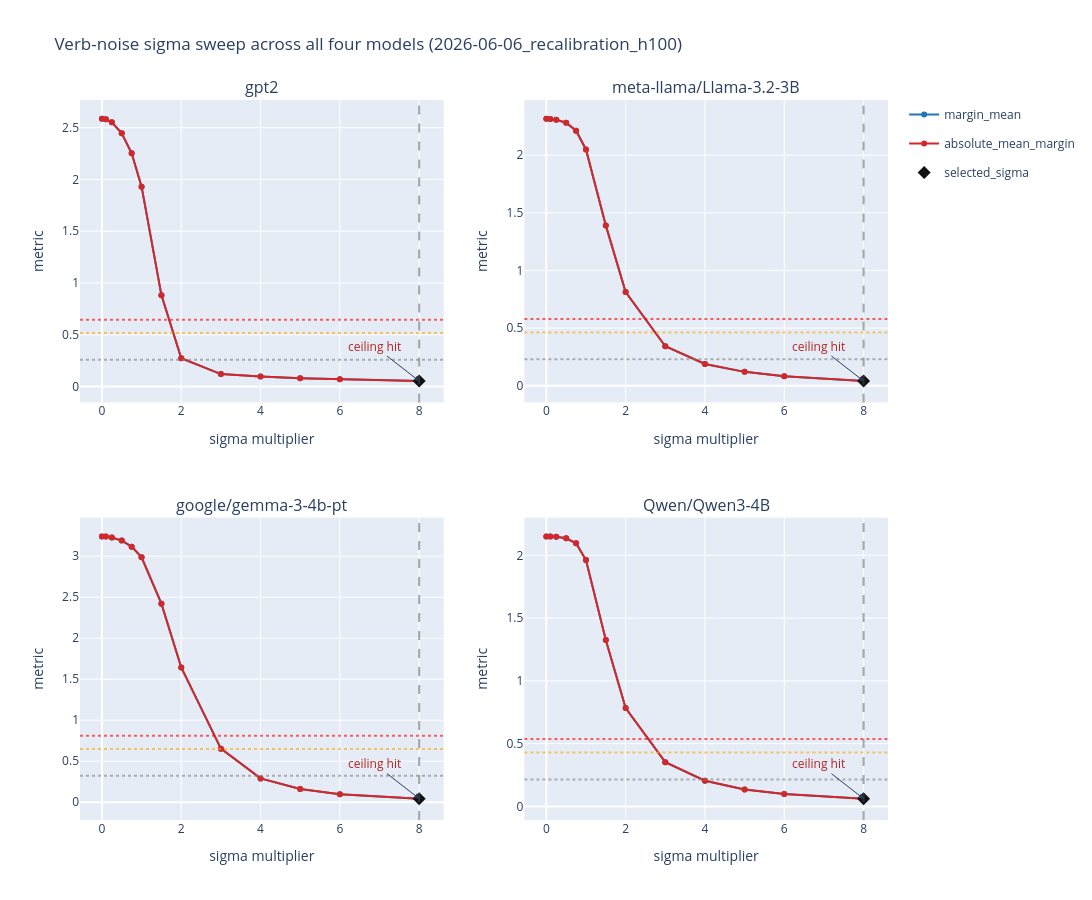

The code cell stored with this chart in its notebook:
### Code cell
subplot_titles = [canonical_model_name(name) for name in MODEL_NAMES]
fig = make_subplots(
    rows=2,
    cols=2,
    subplot_titles=subplot_titles,
    horizontal_spacing=0.10,
    vertical_spacing=0.16,
)

for idx, model_name in enumerate(subplot_titles):
    row = idx // 2 + 1
    col = idx % 2 + 1
    item = model_results[model_name]
    sweep_df = item["sweep_df"].sort_values("sigma_multiplier").reset_index(drop=True)
    selected = item["selected"]
    original_abs_margin = float(item["original_absolute_margin_mean"])
    sweep_max_multiplier = float(sweep_df["sigma_multiplier"].max())
    selected_at_sweep_ceiling = abs(float(selected["sigma_multiplier"]) - sweep_max_multiplier) < 1e-12

    fig.add_trace(
        go.Scatter(
            x=sweep_df["sigma_multiplier"],
            y=sweep_df["margin_mean"],
            mode="lines+markers",
            name="margin_mean",
            legendgroup="margin_mean",
            showlegend=(idx == 0),
            line=dict(color="#1f77b4"),
        ),
        row=row,
        col=col,
    )
    fig.add_trace(
        go.Scatter(
            x=sweep_df["sigma_multiplier"],
            y=sweep_df["absolute_mean_margin"],
            mode="lines+markers",
            name="absolute_mean_margin",
            legendgroup="absolute_mean_margin",
            showlegend=(idx == 0),
            line=dict(color="#d62728"),
        ),
        row=row,
        col=col,
    )
    fig.add_trace(
        go.Scatter(
            x=[selected["sigma_multiplier"]],
            y=[float(selected.get("absolute_mean_margin", abs(selected["margin_mean"])))],
            mode="markers",
            name="selected_sigma",
            legendgroup="selected_sigma",
            showlegend=(idx == 0),
            marker=dict(color="#111111", size=10, symbol="diamond"),
            customdata=[[selected["sigma"], selected["margin_mean"]]],
            hovertemplate="selected multiplier=%{x}<br>selected sigma=%{customdata[0]:.4g}<br>abs margin=%{y:.4g}<br>margin=%{customdata[1]:.4g}<extra></extra>",
        ),
        row=row,
        col=col,
    )

    fig.add_vline(
        x=sweep_max_multiplier,
        line_dash="dash",
        line_color="#555555",
        opacity=0.5,
        row=row,
        col=col,
    )

    for fraction, color in ((0.10, "gray"), (0.20, "orange"), (0.25, "red")):
        fig.add_hline(
            y=original_abs_margin * fraction,
            line_dash="dot",
            line_color=color,
            opacity=0.6,
            row=row,
            col=col,
        )

    if selected_at_sweep_ceiling:
        fig.add_annotation(
            x=sweep_max_multiplier,
            y=float(selected.get("absolute_mean_margin", abs(selected["margin_mean"]))),
            text="ceiling hit",
            showarrow=True,
            arrowhead=2,
            ax=-45,
            ay=-35,
            font=dict(color="#b22222"),
            row=row,
            col=col,
        )

    fig.update_xaxes(title_text="sigma multiplier", row=row, col=col)
    fig.update_yaxes(title_text="metric", row=row, col=col)

fig.update_layout(
    title=f"Verb-noise sigma sweep across all four models ({resolved_day})",
    height=900,
    width=1200,
)
fig.show()

### Figure 1 — Plotly figure (JSON) as saved in the notebook; plotly's stock layout.template omitted (floating-point values rounded to 4 significant figures)
{"data": [{"legendgroup": "margin_mean", "line": {"color": "#1f77b4"}, "mode": "lines+markers", "name": "margin_mean", "showlegend": true, "type": "scatter", "x": [0.0, 0.1, 0.25, 0.5, 0.75, 1.0, 1.5, 2.0, 3.0, 4.0, 5.0, 6.0, 8.0], "xaxis": "x", "y": [2.585, 2.581, 2.553, 2.446, 2.253, 1.93, 0.8831, 0.2733, 0.1205, 0.09644, 0.08011, 0.07055, 0.05343], "yaxis": "y"}, {"legendgroup": "absolute_mean_margin", "line": {"color": "#d62728"}, "mode": "lines+markers", "name": "absolute_mean_margin", "showlegend": true, "type": "scatter", "x": [0.0, 0.1, 0.25, 0.5, 0.75, 1.0, 1.5, 2.0, 3.0, 4.0, 5.0, 6.0, 8.0], "xaxis": "x", "y": [2.585, 2.581, 2.553, 2.446, 2.253, 1.93, 0.8831, 0.2733, 0.1205, 0.09644, 0.08011, 0.07055, 0.05343], "yaxis": "y"}, {"customdata": [[1.589, 0.05343]], "hovertemplate": "selected multiplier=%{x}<br>selected sigma=%{customdata[0]:.4g}<br>abs margin=%{y:.4g}<br>margin=%{customdata[1]:.4g}<extra></extra>", "legendgroup": "selected_sigma", "marker": {"color": "#111111", "size": 10, "symbol": "diamond"}, "mode": "markers", "name": "selected_sigma", "showlegend": true, "type": "scatter", "x": [8], "xaxis": "x", "y": [0.05343], "yaxis": "y"}, {"legendgroup": "margin_mean", "line": {"color": "#1f77b4"}, "mode": "lines+markers", "name": "margin_mean", "showlegend": false, "type": "scatter", "x": [0.0, 0.1, 0.25, 0.5, 0.75, 1.0, 1.5, 2.0, 3.0, 4.0, 5.0, 6.0, 8.0], "xaxis": "x2", "y": [2.314, 2.312, 2.306, 2.28, 2.212, 2.049, 1.391, 0.8131, 0.3432, 0.1893, 0.1212, 0.08316, 0.04172], "yaxis": "y2"}, {"legendgroup": "absolute_mean_margin", "line": {"color": "#d62728"}, "mode": "lines+markers", "name": "absolute_mean_margin", "showlegend": false, "type": "scatter", "x": [0.0, 0.1, 0.25, 0.5, 0.75, 1.0, 1.5, 2.0, 3.0, 4.0, 5.0, 6.0, 8.0], "xaxis": "x2", "y": [2.314, 2.312, 2.306, 2.28, 2.212, 2.049, 1.391, 0.8131, 0.3432, 0.1893, 0.1212, 0.08316, 0.04172], "yaxis": "y2"}, {"customdata": [[0.1665, 0.04172]], "hovertemplate": "selected multiplier=%{x}<br>selected sigma=%{customdata[0]:.4g}<br>abs margin=%{y:.4g}<br>margin=%{customdata[1]:.4g}<extra></extra>", "legendgroup": "selected_sigma", "marker": {"color": "#111111", "size": 10, "symbol": "diamond"}, "mode": "markers", "name": "selected_sigma", "showlegend": false, "type": "scatter", "x": [8], "xaxis": "x2", "y": [0.04172], "yaxis": "y2"}, {"legendgroup": "margin_mean", "line": {"color": "#1f77b4"}, "mode": "lines+markers", "name": "margin_mean", "showlegend": false, "type": "scatter", "x": [0.0, 0.1, 0.25, 0.5, 0.75, 1.0, 1.5, 2.0, 3.0, 4.0, 5.0, 6.0, 8.0], "xaxis": "x3", "y": [3.241, 3.239, 3.229, 3.191, 3.117, 2.987, 2.421, 1.644, 0.6534, 0.2905, 0.1622, 0.09868, 0.04375], "yaxis": "y3"}, {"legendgroup": "absolute_mean_margin", "line": {"color": "#d62728"}, "mode": "lines+markers", "name": "absolute_mean_margin", "showlegend": false, "type": "scatter", "x": [0.0, 0.1, 0.25, 0.5, 0.75, 1.0, 1.5, 2.0, 3.0, 4.0, 5.0, 6.0, 8.0], "xaxis": "x3", "y": [3.241, 3.239, 3.229, 3.191, 3.117, 2.987, 2.421, 1.644, 0.6534, 0.2905, 0.1622, 0.09868, 0.04375], "yaxis": "y3"}, {"customdata": [[7.78, 0.04375]], "hovertemplate": "selected multiplier=%{x}<br>selected sigma=%{customdata[0]:.4g}<br>abs margin=%{y:.4g}<br>margin=%{customdata[1]:.4g}<extra></extra>", "legendgroup": "selected_sigma", "marker": {"color": "#111111", "size": 10, "symbol": "diamond"}, "mode": "markers", "name": "selected_sigma", "showlegend": false, "type": "scatter", "x": [8], "xaxis": "x3", "y": [0.04375], "yaxis": "y3"}, {"legendgroup": "margin_mean", "line": {"color": "#1f77b4"}, "mode": "lines+markers", "name": "margin_mean", "showlegend": false, "type": "scatter", "x": [0.0, 0.1, 0.25, 0.5, 0.75, 1.0, 1.5, 2.0, 3.0, 4.0, 5.0, 6.0, 8.0], "xaxis": "x4", "y": [2.15, 2.15, 2.148, 2.135, 2.095, 1.962, 1.326, 0.784, 0.3519, 0.2045, 0.1353, 0.09946, 0.06178], "yaxis": "y4"}, {"legendgroup": "absolute_mean_margin", "line": {"color": "#d62728"}, "mode": "lines+markers", "name": "absolute_mean_margin", "showlegend": false, "type": "scatter", "x": [0.0, 0.1, 0.25, 0.5, 0.75, 1.0, 1.5, 2.0, 3.0, 4.0, 5.0, 6.0, 8.0], "xaxis": "x4", "y": [2.15, 2.15, 2.148, 2.135, 2.095, 1.962, 1.326, 0.784, 0.3519, 0.2045, 0.1353, 0.09946, 0.06178], "yaxis": "y4"}, {"customdata": [[0.1751, 0.06178]], "hovertemplate": "selected multiplier=%{x}<br>selected sigma=%{customdata[0]:.4g}<br>abs margin=%{y:.4g}<br>margin=%{customdata[1]:.4g}<extra></extra>", "legendgroup": "selected_sigma", "marker": {"color": "#111111", "size": 10, "symbol": "diamond"}, "mode": "markers", "name": "selected_sigma", "showlegend": false, "type": "scatter", "x": [8], "xaxis": "x4", "y": [0.06178], "yaxis": "y4"}], "layout": {"annotations": [{"font": {"size": 16}, "showarrow": false, "text": "gpt2", "x": 0.225, "xanchor": "center", "xref": "paper", "y": 1, "yanchor": "bottom", "yref": "paper"}, {"font": {"size": 16}, "showarrow": false, "text": "meta-llama/Llama-3.2-3B", "x": 0.775, "xanchor": "center", "xref": "paper", "y": 1, "yanchor": "bottom", "yref": "paper"}, {"font": {"size": 16}, "showarrow": false, "text": "google/gemma-3-4b-pt", "x": 0.225, "xanchor": "center", "xref": "paper", "y": 0.42, "yanchor": "bottom", "yref": "paper"}, {"font": {"size": 16}, "showarrow": false, "text": "Qwen/Qwen3-4B", "x": 0.775, "xanchor": "center", "xref": "paper", "y": 0.42, "yanchor": "bottom", "yref": "paper"}, {"arrowhead": 2, "ax": -45, "ay": -35, "font": {"color": "#b22222"}, "showarrow": true, "text": "ceiling hit", "x": 8, "xref": "x", "y": 0.05343, "yref": "y"}, {"arrowhead": 2, "ax": -45, "ay": -35, "font": {"color": "#b22222"}, "showarrow": true, "text": "ceiling hit", "x": 8, "xref": "x2", "y": 0.04172, "yref": "y2"}, {"arrowhead": 2, "ax": -45, "ay": -35, "font": {"color": "#b22222"}, "showarrow": true, "text": "ceiling hit", "x": 8, "xref": "x3", "y": 0.04375, "yref": "y3"}, {"arrowhead": 2, "ax": -45, "ay": -35, "font": {"color": "#b22222"}, "showarrow": true, "text": "ceiling hit", "x": 8, "xref": "x4", "y": 0.06178, "yref": "y4"}], "height": 900, "shapes": [{"line": {"color": "#555555", "dash": "dash"}, "opacity": 0.5, "type": "line", "x0": 8, "x1": 8, "xref": "x", "y0": 0, "y1": 1, "yref": "y domain"}, {"line": {"color": "gray", "dash": "dot"}, "opacity": 0.6, "type": "line", "x0": 0, "x1": 1, "xref": "x domain", "y0": 0.2585, "y1": 0.2585, "yref": "y"}, {"line": {"color": "orange", "dash": "dot"}, "opacity": 0.6, "type": "line", "x0": 0, "x1": 1, "xref": "x domain", "y0": 0.5171, "y1": 0.5171, "yref": "y"}, {"line": {"color": "red", "dash": "dot"}, "opacity": 0.6, "type": "line", "x0": 0, "x1": 1, "xref": "x domain", "y0": 0.6463, "y1": 0.6463, "yref": "y"}, {"line": {"color": "#555555", "dash": "dash"}, "opacity": 0.5, "type": "line", "x0": 8, "x1": 8, "xref": "x2", "y0": 0, "y1": 1, "yref": "y2 domain"}, {"line": {"color": "gray", "dash": "dot"}, "opacity": 0.6, "type": "line", "x0": 0, "x1": 1, "xref": "x2 domain", "y0": 0.2314, "y1": 0.2314, "yref": "y2"}, {"line": {"color": "orange", "dash": "dot"}, "opacity": 0.6, "type": "line", "x0": 0, "x1": 1, "xref": "x2 domain", "y0": 0.4628, "y1": 0.4628, "yref": "y2"}, {"line": {"color": "red", "dash": "dot"}, "opacity": 0.6, "type": "line", "x0": 0, "x1": 1, "xref": "x2 domain", "y0": 0.5784, "y1": 0.5784, "yref": "y2"}, {"line": {"color": "#555555", "dash": "dash"}, "opacity": 0.5, "type": "line", "x0": 8, "x1": 8, "xref": "x3", "y0": 0, "y1": 1, "yref": "y3 domain"}, {"line": {"color": "gray", "dash": "dot"}, "opacity": 0.6, "type": "line", "x0": 0, "x1": 1, "xref": "x3 domain", "y0": 0.3241, "y1": 0.3241, "yref": "y3"}, {"line": {"color": "orange", "dash": "dot"}, "opacity": 0.6, "type": "line", "x0": 0, "x1": 1, "xref": "x3 domain", "y0": 0.6483, "y1": 0.6483, "yref": "y3"}, {"line": {"color": "red", "dash": "dot"}, "opacity": 0.6, "type": "line", "x0": 0, "x1": 1, "xref": "x3 domain", "y0": 0.8103, "y1": 0.8103, "yref": "y3"}, {"line": {"color": "#555555", "dash": "dash"}, "opacity": 0.5, "type": "line", "x0": 8, "x1": 8, "xref": "x4", "y0": 0, "y1": 1, "yref": "y4 domain"}, {"line": {"color": "gray", "dash": "dot"}, "opacity": 0.6, "type": "line", "x0": 0, "x1": 1, "xref": "x4 domain", "y0": 0.215, "y1": 0.215, "yref": "y4"}, {"line": {"color": "orange", "dash": "dot"}, "opacity": 0.6, "type": "line", "x0": 0, "x1": 1, "xref": "x4 domain", "y0": 0.43, "y1": 0.43, "yref": "y4"}, {"line": {"color": "red", "dash": "dot"}, "opacity": 0.6, "type": "line", "x0": 0, "x1": 1, "xref": "x4 domain", "y0": 0.5375, "y1": 0.5375, "yref": "y4"}], "title": {"text": "Verb-noise sigma sweep across all four models (2026-06-06_recalibration_h100)"}, "width": 1200, "xaxis": {"anchor": "y", "domain": [0, 0.45], "title": {"text": "sigma multiplier"}}, "xaxis2": {"anchor": "y2", "domain": [0.55, 1], "title": {"text": "sigma multiplier"}}, "xaxis3": {"anchor": "y3", "domain": [0, 0.45], "title": {"text": "sigma multiplier"}}, "xaxis4": {"anchor": "y4", "domain": [0.55, 1], "title": {"text": "sigma multiplier"}}, "yaxis": {"anchor": "x", "domain": [0.58, 1], "title": {"text": "metric"}}, "yaxis2": {"anchor": "x2", "domain": [0.58, 1], "title": {"text": "metric"}}, "yaxis3": {"anchor": "x3", "domain": [0, 0.42], "title": {"text": "metric"}}, "yaxis4": {"anchor": "x4", "domain": [0, 0.42], "title": {"text": "metric"}}}}
